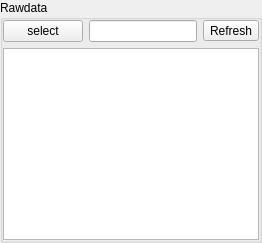
         <widget class="QGroupBox" name="groupBox_2">
          <property name="sizePolicy">
           <sizepolicy hsizetype="Preferred" vsizetype="Expanding">
            <horstretch>0</horstretch>
            <verstretch>1</verstretch>
           </sizepolicy>
          </property>
          <property name="maximumSize">
           <size>
            <width>1200</width>
            <height>16777215</height>
           </size>
          </property>
          <property name="title">
           <string>Rawdata</string>
          </property>
          <layout class="QGridLayout" name="gridLayout_2">
           <property name="leftMargin">
            <number>0</number>
           </property>
           <property name="topMargin">
            <number>0</number>
           </property>
           <property name="rightMargin">
            <number>0</number>
           </property>
           <property name="bottomMargin">
            <number>0</number>
           </property>
           <item row="0" column="0">
            <layout class="QHBoxLayout" name="horizontalLayout">
             <item>
              <widget class="QPushButton" name="pushButton_select_rawfolder">
               <property name="text">
                <string>select</string>
               </property>
              </widget>
             </item>
             <item>
              <widget class="QLineEdit" name="lineEdit_rawfolder">
               <property name="sizePolicy">
                <sizepolicy hsizetype="Expanding" vsizetype="Fixed">
                 <horstretch>0</horstretch>
                 <verstretch>0</verstretch>
                </sizepolicy>
               </property>
              </widget>
             </item>
             <item>
              <widget class="QToolButton" name="toolButton_refresh">
               <property name="text">
                <string>Refresh</string>
               </property>
              </widget>
             </item>
            </layout>
           </item>
           <item row="1" column="0">
            <widget class="QTreeView" name="treeView_fs">
             <property name="sizePolicy">
              <sizepolicy hsizetype="Minimum" vsizetype="Expanding">
               <horstretch>0</horstretch>
               <verstretch>2</verstretch>
              </sizepolicy>
             </property>
             <property name="selectionMode">
              <enum>QAbstractItemView::SelectionMode::ExtendedSelection</enum>
             </property>
             <attribute name="headerCascadingSectionResizes">
              <bool>false</bool>
             </attribute>
             <attribute name="headerMinimumSectionSize">
              <number>30</number>
             </attribute>
            </widget>
           </item>
          </layout>
         </widget>
